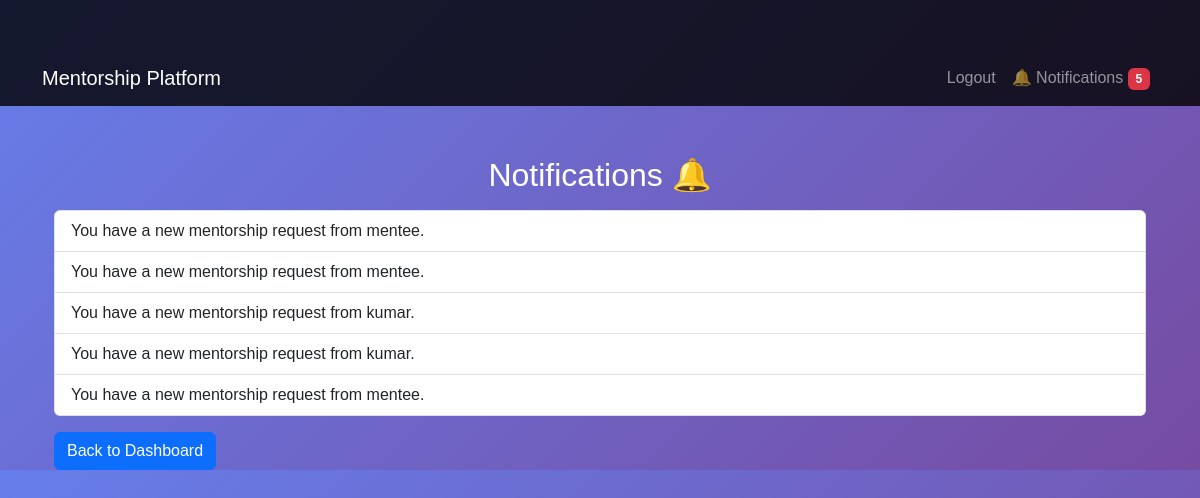
The page /dashboard/notifications/ (signed in) on the database its author committed.
### dashboard/models.py (models this page shows, shortened)
class Notification(models.Model):
    user = models.ForeignKey(
        settings.AUTH_USER_MODEL,
        on_delete=models.CASCADE,
        related_name='notifications'
    )
    message = models.TextField()
    created_at = models.DateTimeField(auto_now_add=True)
    is_read = models.BooleanField(default=False)

### dashboard/views.py (the view)
# urls.py: path('notifications/', notifications_view, name='notifications'),  # View all notifications
@login_required
def notifications_view(request):
    notifications = Notification.objects.filter(user=request.user).order_by('-created_at')
    return render(request, 'dashboard/notifications.html', {'notifications': notifications})

### dashboard/templates/dashboard/notifications.html (shortened to what this page needs)
{% extends 'core/base.html' %}
{% block content %}
<div class="container">
    <h2 class="text-center mt-4">Notifications 🔔</h2>
    <ul class="list-group mt-3">
        {% for notification in notifications %}
            <li class="list-group-item">
                {{ notification.message }}
            </li>
        {% empty %}
            <li class="list-group-item">No new notifications.</li>
        {% endfor %}
    </ul>
    <a href="{% url 'dashboard' %}" class="btn btn-primary mt-3">Back to Dashboard</a>
</div>
{% endblock %}

### core/templates/core/base.html (style rules this page uses)
body { background: linear-gradient(135deg, #667eea, #764ba2); color: white; font-family: Arial, sans-serif; }
.container { margin-top: 50px; }

### rows shown on the page
Notification: message "You have a new mentorship request from mentee."
Notification: message "You have a new mentorship request from mentee."
Notification: message "You have a new mentorship request from kumar."
Notification: message "You have a new mentorship request from kumar."
Notification: message "You have a new mentorship request from mentee."
